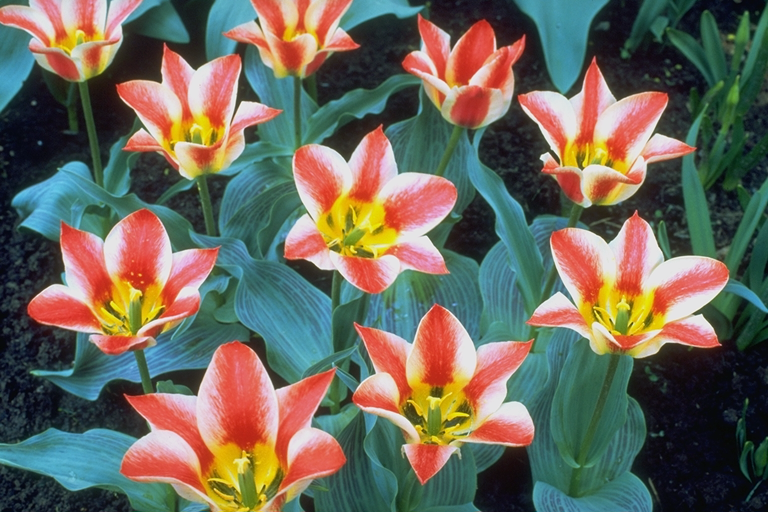
//> input picture Edge Detection/tulips.png, 768 x 512 px
$ ./Source   (built with g++ and OpenCV 4)
//> lines starting //> are read from the running program, lines starting //| are printed output that depends on the picture; after the words box and inside, x2 and y2 are one past the last pixel; in counts of white or black regions, pixels touching at a corner belong together
#include <opencv2\core.hpp>
#include <opencv2\imgproc.hpp>
#include <opencv2\highgui.hpp>
#include <iostream>

using namespace cv;
using namespace std;

int main()
{
	Mat img = imread("tulips.png", CV_LOAD_IMAGE_UNCHANGED);
//> img is the input picture: 512 rows x 768 cols, CV_8UC3; mean B, G, R 91.1, 104, 109.5
	Mat blur, gray, GrayEdges, finalColourEdges;
	vector<Mat> rgbColourEdges(3);

	// Smooth the image to reduce noise for more accurate edge detection
	GaussianBlur(img.clone(), blur, Size(3, 3), 0, 0, BORDER_DEFAULT);

	// Convert it to grayscale
	cvtColor(blur.clone(), gray, CV_BGR2GRAY);

	// Generate grad_x and grad_y
	Mat grad_x, grad_y;
	Mat abs_grad_x, abs_grad_y;

	// Gradient X
	//Scharr(gray, grad_x, CV_32F, 1, 0, 1, 0, BORDER_DEFAULT);
	Sobel(gray, grad_x, CV_32F, 1, 0, 3, 1, 0, BORDER_DEFAULT);
	convertScaleAbs(grad_x, abs_grad_x);

	// Gradient Y
	//Scharr(gray, grad_y, CV_32F, 0, 1, 1, 0, BORDER_DEFAULT);
	Sobel(gray, grad_y, CV_32F, 0, 1, 3, 1, 0, BORDER_DEFAULT);
	convertScaleAbs(grad_y, abs_grad_y);

	// Calculate the magnitude
	Mat temp, tempFloat;
	pow(grad_x, 2, grad_x);
	pow(grad_y, 2, grad_y);
	temp = grad_x + grad_y;

	temp.convertTo(tempFloat, CV_32F); // We need CV_32F for the sqrt() function
	sqrt(temp, GrayEdges);

	GrayEdges.convertTo(GrayEdges, CV_8U); // Convert back for display

	double T = 120;
	double maxval = 255;
	threshold(GrayEdges, GrayEdges, T, maxval, THRESH_BINARY);

	imshow("Original Image", img);
	imshow("Grayscale Edge Detection", GrayEdges);
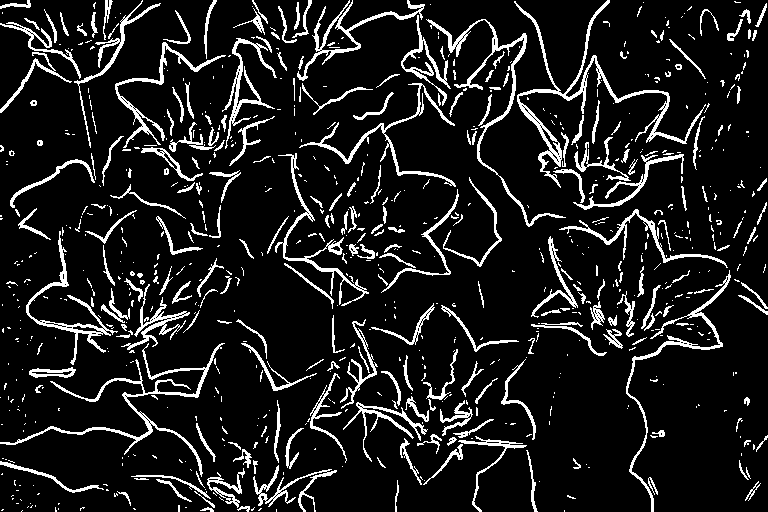
//> window 'Grayscale Edge Detection': 512 rows x 768 cols, CV_8UC1; 11.2% white in thin lines or dots
	//imwrite("Scharr_GrayEdges_thresh120.jpg", GrayEdges);

	// Now for colour edge detection
	vector<Mat> channels(3);
	split(blur.clone(), channels);
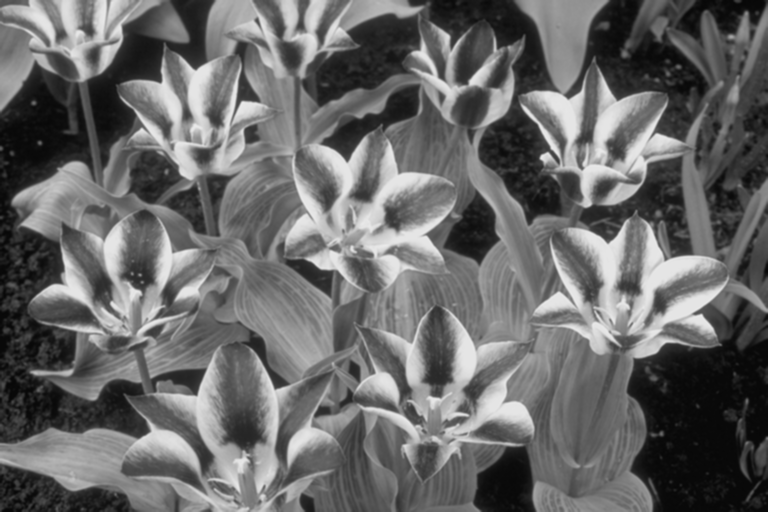
//> channels[1]: 512 rows x 768 cols, CV_8UC1; min 7, max 234, mean 104
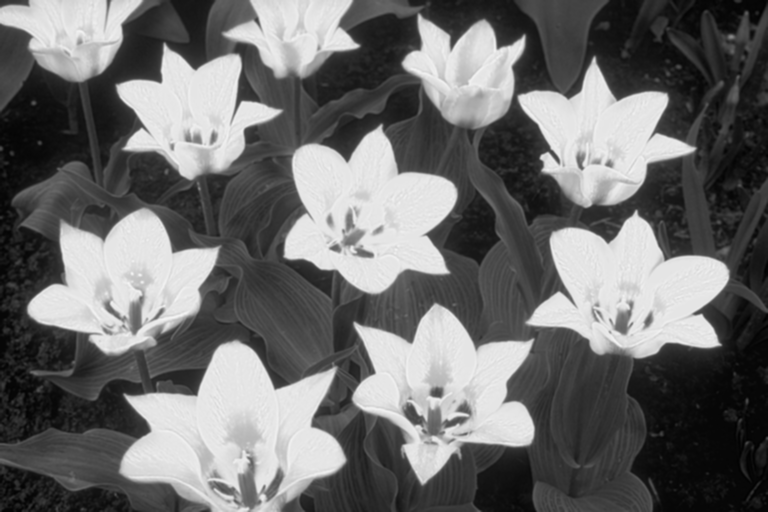
//> channels[2]: 512 rows x 768 cols, CV_8UC1; min 1, max 244, mean 109.5

	for (int i = 0; i < 3; i++)
	{
		// Generate grad_x and grad_y
		Mat colour_grad_x, colour_grad_y;
		Mat colour_abs_grad_x, colour_abs_grad_y;

		// Gradient X
		//Scharr(channels[i], colour_grad_x, CV_32F, 1, 0, 1, 0, BORDER_DEFAULT);
		Sobel(channels[i], colour_grad_x, CV_32F, 1, 0, 3, 1, 0, BORDER_DEFAULT);
		convertScaleAbs(colour_grad_x, colour_abs_grad_x);

		// Gradient Y
		//Scharr(channels[i], colour_grad_y, CV_32F, 0, 1, 1, 0, BORDER_DEFAULT);
		Sobel(channels[i], colour_grad_y, CV_32F, 0, 1, 3, 1, 0, BORDER_DEFAULT);
		convertScaleAbs(colour_grad_y, colour_abs_grad_y);

		// Calculate the magnitude
		Mat colour_temp, colour_tempFloat;
		pow(colour_grad_x, 2, colour_grad_x);
		pow(colour_grad_y, 2, colour_grad_y);
		colour_temp = colour_grad_x + colour_grad_y;

		colour_temp.convertTo(colour_tempFloat, CV_32F); // We need CV_32F for the sqrt() function
		sqrt(colour_temp, rgbColourEdges[i]);

		threshold(rgbColourEdges[i], rgbColourEdges[i], T, maxval, THRESH_BINARY);
	}
//> this loop made 3 passes
//> pass 1, `convertScaleAbs(colour_grad_x, colour_abs_grad_x);`:
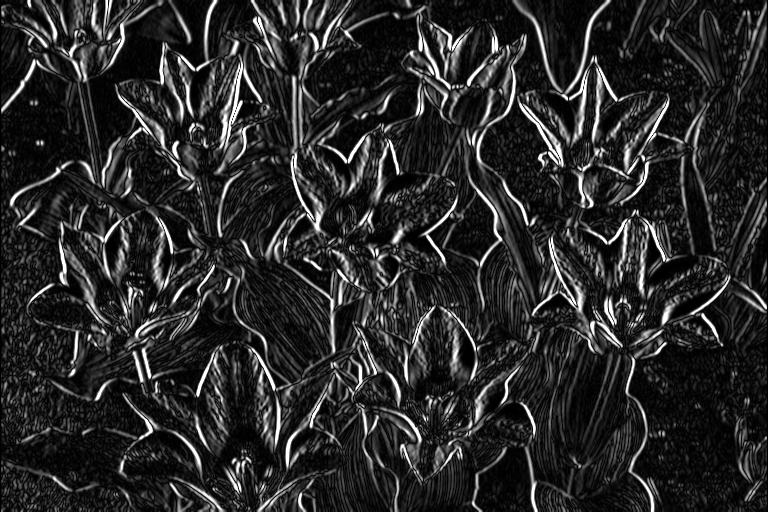
//> colour_abs_grad_x: 512 rows x 768 cols, CV_8UC1; min 0, max 255, mean 42.4
//> pass 1, `Sobel(channels[i], colour_grad_y, CV_32F, 0, 1, 3, 1, 0, BORDER_DEFAUL..`:
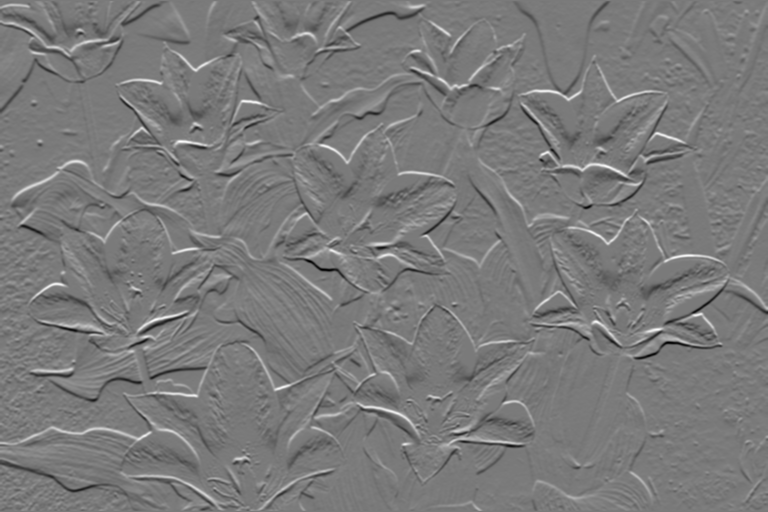
//> colour_grad_y: 512 rows x 768 cols, CV_32FC1; min -543, max 584, mean -0.6; drawn with min black and max white
//> pass 1, `convertScaleAbs(colour_grad_y, colour_abs_grad_y);`:
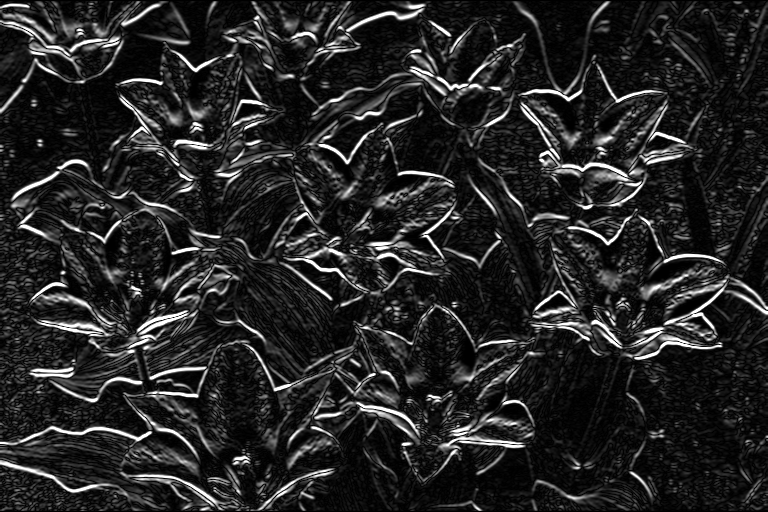
//> colour_abs_grad_y: 512 rows x 768 cols, CV_8UC1; min 0, max 255, mean 38.1

	Mat checkEdges;
	bitwise_or(rgbColourEdges[0], rgbColourEdges[1], checkEdges);
	bitwise_or(checkEdges, rgbColourEdges[2], finalColourEdges);

	finalColourEdges.convertTo(finalColourEdges, CV_8U);

	imshow("Colour Edge Detection", finalColourEdges);
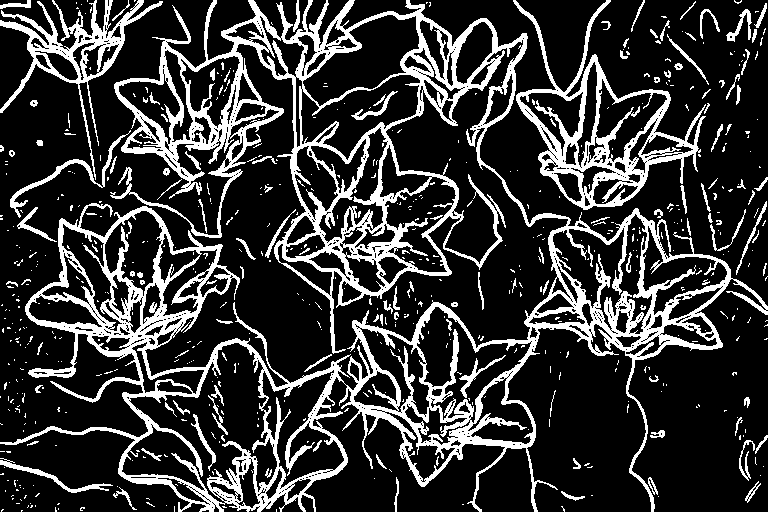
//> window 'Colour Edge Detection': 512 rows x 768 cols, CV_8UC1; 21.2% white; 621 white regions (500 under 20 px), largest, box (x1, y1, x2, y2) and area: (0, 0, 768, 512) 60970, (513, 0, 706, 210) 7719, (0, 0, 163, 180) 4151
	//imwrite("Scharr_ColourEdges_thresh120_OR.jpg", finalColourEdges);

	waitKey(0);
	return 0;
}
